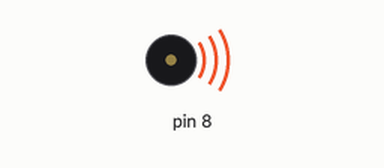
Simulated run of this sketch. Board: Arduino Uno, built with avr-gcc and run on an emulated ATmega328P. On the bench: buzzer (waves = sounding).

Above: at 0.05 s.
At 2.41 s:
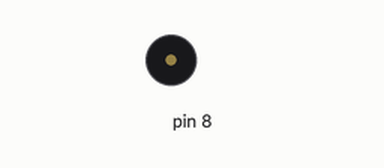
Timing chart, 0 to 3.0 s (numbered marks = the images above):
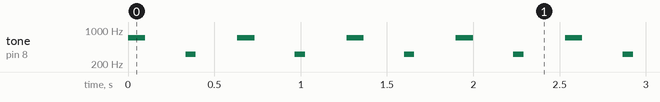

Measured:
- by itself, tone on pin 8: repeats every 0.63 s: silent 0.23 s, 320 Hz 0.06 s, silent 0.24 s, 700 Hz 0.10 s

The sketch:

week06-4.ino
```cpp
//week06-4_arduino_slow_jogging
void setup() {
  // put your setup code here, to run once:
  pinMode(8, OUTPUT);
}

void loop() {
  // put your main code here, to run repeatedly:
  tone(8, 700, 100); // 你自己決定聲音的HZ
  delay(333); // 等 0.333秒換下個音
  tone(8, 320, 60); // 你自己決定聲音的HZ
  delay(300); // 等 0.333秒換下一個音
}//每秒會叫 3 聲 一分鐘會叫 180次
```
